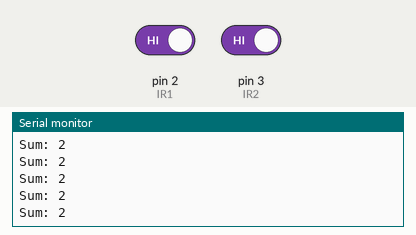
This sketch was run on a simulated Arduino Uno, built with avr-gcc and run on an emulated ATmega328P. Shown: the last lines printed to the serial monitor. Inputs (shaded band) come from the test bench; at power-on: pin 2 (IR1) HIGH, pin 3 (IR2) HIGH.

Above: at 1.2 s.
1.3 s: pin 2 (IR1) driven LOW
At 2.0 s:
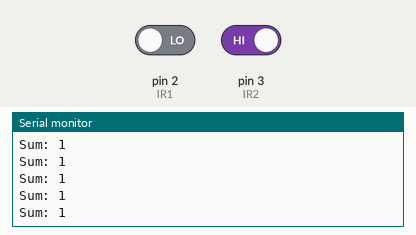
2.8 s: pin 3 (IR2) driven LOW
At 3.3 s:
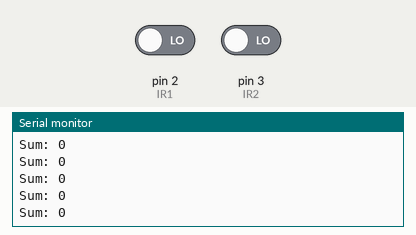
Timing chart, 0 to 5.8 s (numbered marks = the images above; inputs shaded):
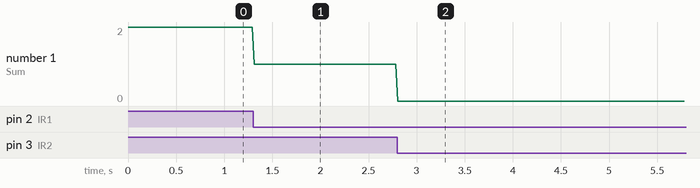

The sketch:

Signal_test.ino
```cpp
int IR1=2;
int IR2=3;

void setup() {
  pinMode(IR1,INPUT);
  pinMode(IR2,INPUT);
  Serial.begin(9600);
}

void loop() {

  int First = digitalRead(IR1);
  int Second = digitalRead(IR2);
//  Serial.print("First: ");
//  Serial.println(First);
//  Serial.print("Second: ");
//  Serial.println(Second);
  int sum=First+Second;
  Serial.print("Sum: ");
  Serial.println(sum);

  if(sum==0)
  {
    digitalWrite(5,HIGH);
    digitalWrite(6,LOW);
    digitalWrite(7,LOW);
  }
  if(sum==1)
  {
    digitalWrite(5,LOW);
    digitalWrite(6,HIGH);
    digitalWrite(7,LOW);
  }
  if(sum==2)
  {
    digitalWrite(5,LOW);
    digitalWrite(6,LOW);
    digitalWrite(7,HIGH);
  }
  delay(20);
}
```

Measured:
- after the input at 1.3 s, the serial monitor: prints a new line at once (image 1)
- after the input at 2.8 s, the serial monitor: prints a new line at once (image 2)
- plotted number 1: 2 → 1 after the input at 1.3 s, 1 → 0 after the input at 2.8 s
